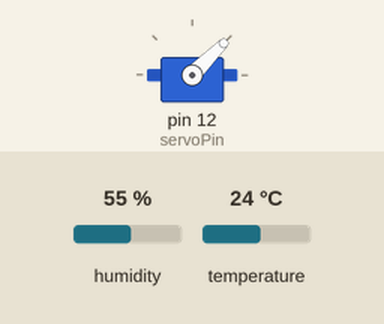
Bench run of a sketch on a simulated Arduino Uno, built with avr-gcc and run on an emulated ATmega328P. Parts: servo. The inputs (shaded band) are chosen by the test bench; at power-on: humidity 55 %, temperature 24 °C. What the sketch prints to the serial monitor is not drawn.

Above: at 0.05 s.
At 13.25 s:
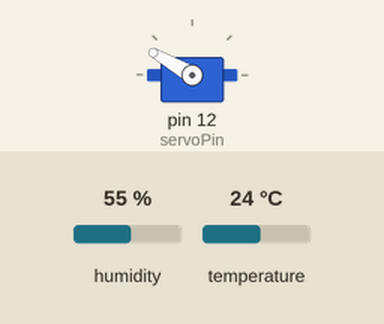
Timing chart, 0 to 17.2 s (numbered marks = the images above):
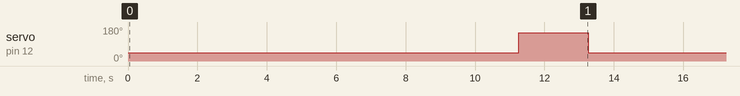

The sketch:

Demo2test.ino
```cpp
// Libraries
#include <DHT.h>
#include <Servo.h>  //add '<' and '>' before and after servo.h
//Read data from 9 sensors
// Initialize DHT sensor for normal 16mhz Arduino
DHT dht1(4, DHT22);
int servoPin = 12;
int const stopPin = 6;
float temp1=0;
int delaytime=0;
float error=0;
float tempdes=19.5;
Servo servo;

//Linear Temp control by varying amount of time valve remains open.ie. Higher error=Higher delay.
//Control input-temperature error
//Control output-delay time implemented after the servo.write function.

void setup()
{
  dht1.begin();
  Serial.begin(9600);
  servo.attach(servoPin);
  pinMode(stopPin, INPUT);
}
void loop()
{

    // Read temperatures from a single DHT22 sensor. MATLAB var
    temp1 = dht1.readTemperature();  // MATLAB reads this.
    Serial.println(temp1);

    error=temp1-tempdes;
    int k=2500;
    delaytime=error*k;

    servo.write(45);//Opens valve.
   delay(delaytime);
   servo.write(150);//Closes valve.
   delay(2000);

}
```

Measured:
- by itself, servo on pin 12 (servoPin): alternates 150° for 2.0 s and 45° for 11.3 s
